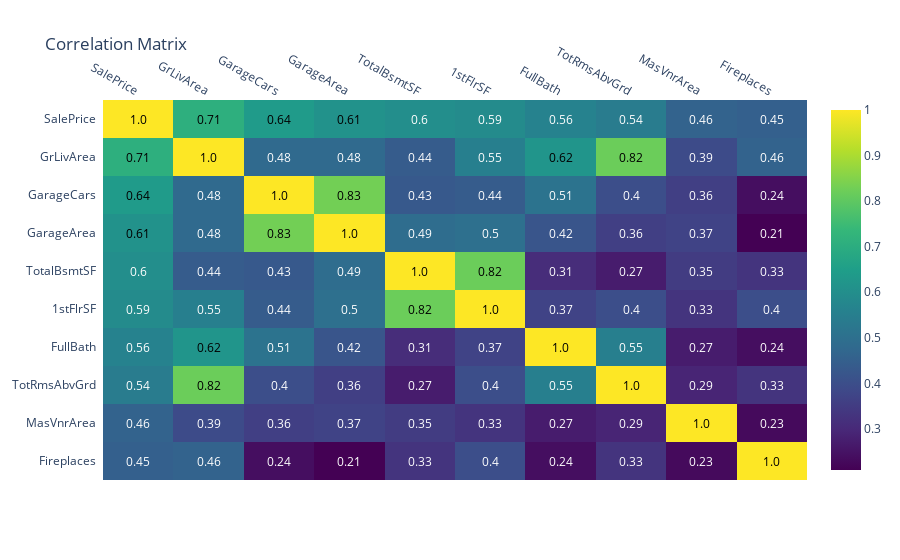

Source (notebook cell):
### Code cell
fig = ff.create_annotated_heatmap(
    z = list(reversed(np.round(cm, 2))),
    x = cols.values.tolist(),
    y = list(reversed(cols.values.tolist())),

    colorscale = 'Viridis',
    showscale = True,
    hoverinfo = 'skip'
)

fig.update_layout(
    title_text = "Correlation Matrix",
)

fig.update_xaxes(automargin=True)

iplot(fig)

### Figure 1 — Plotly figure (JSON) as saved in the notebook; plotly's stock layout.template omitted (floating-point values rounded to 4 significant figures)
{"data": [{"colorscale": [[0, "#440154"], [0.1111, "#482878"], [0.2222, "#3e4989"], [0.3333, "#31688e"], [0.4444, "#26828e"], [0.5556, "#1f9e89"], [0.6667, "#35b779"], [0.7778, "#6ece58"], [0.8889, "#b5de2b"], [1, "#fde725"]], "hoverinfo": "skip", "reversescale": false, "showscale": true, "type": "heatmap", "x": ["SalePrice", "GrLivArea", "GarageCars", "GarageArea", "TotalBsmtSF", "1stFlrSF", "FullBath", "TotRmsAbvGrd", "MasVnrArea", "Fireplaces"], "y": ["Fireplaces", "MasVnrArea", "TotRmsAbvGrd", "FullBath", "1stFlrSF", "TotalBsmtSF", "GarageArea", "GarageCars", "GrLivArea", "SalePrice"], "z": [[0.45, 0.46, 0.24, 0.21, 0.33, 0.4, 0.24, 0.33, 0.23, 1], [0.46, 0.39, 0.36, 0.37, 0.35, 0.33, 0.27, 0.29, 1, 0.23], [0.54, 0.82, 0.4, 0.36, 0.27, 0.4, 0.55, 1, 0.29, 0.33], [0.56, 0.62, 0.51, 0.42, 0.31, 0.37, 1, 0.55, 0.27, 0.24], [0.59, 0.55, 0.44, 0.5, 0.82, 1, 0.37, 0.4, 0.33, 0.4], [0.6, 0.44, 0.43, 0.49, 1, 0.82, 0.31, 0.27, 0.35, 0.33], [0.61, 0.48, 0.83, 1, 0.49, 0.5, 0.42, 0.36, 0.37, 0.21], [0.64, 0.48, 1, 0.83, 0.43, 0.44, 0.51, 0.4, 0.36, 0.24], [0.71, 1, 0.48, 0.48, 0.44, 0.55, 0.62, 0.82, 0.39, 0.46], [1, 0.71, 0.64, 0.61, 0.6, 0.59, 0.56, 0.54, 0.46, 0.45]]}], "layout": {"annotations": [{"font": {"color": "#FFFFFF"}, "showarrow": false, "text": "0.45", "x": "SalePrice", "xref": "x", "y": "Fireplaces", "yref": "y"}, {"font": {"color": "#FFFFFF"}, "showarrow": false, "text": "0.46", "x": "GrLivArea", "xref": "x", "y": "Fireplaces", "yref": "y"}, {"font": {"color": "#FFFFFF"}, "showarrow": false, "text": "0.24", "x": "GarageCars", "xref": "x", "y": "Fireplaces", "yref": "y"}, {"font": {"color": "#FFFFFF"}, "showarrow": false, "text": "0.21", "x": "GarageArea", "xref": "x", "y": "Fireplaces", "yref": "y"}, {"font": {"color": "#FFFFFF"}, "showarrow": false, "text": "0.33", "x": "TotalBsmtSF", "xref": "x", "y": "Fireplaces", "yref": "y"}, {"font": {"color": "#FFFFFF"}, "showarrow": false, "text": "0.4", "x": "1stFlrSF", "xref": "x", "y": "Fireplaces", "yref": "y"}, {"font": {"color": "#FFFFFF"}, "showarrow": false, "text": "0.24", "x": "FullBath", "xref": "x", "y": "Fireplaces", "yref": "y"}, {"font": {"color": "#FFFFFF"}, "showarrow": false, "text": "0.33", "x": "TotRmsAbvGrd", "xref": "x", "y": "Fireplaces", "yref": "y"}, {"font": {"color": "#FFFFFF"}, "showarrow": false, "text": "0.23", "x": "MasVnrArea", "xref": "x", "y": "Fireplaces", "yref": "y"}, {"font": {"color": "#000000"}, "showarrow": false, "text": "1.0", "x": "Fireplaces", "xref": "x", "y": "Fireplaces", "yref": "y"}, {"font": {"color": "#FFFFFF"}, "showarrow": false, "text": "0.46", "x": "SalePrice", "xref": "x", "y": "MasVnrArea", "yref": "y"}, {"font": {"color": "#FFFFFF"}, "showarrow": false, "text": "0.39", "x": "GrLivArea", "xref": "x", "y": "MasVnrArea", "yref": "y"}, {"font": {"color": "#FFFFFF"}, "showarrow": false, "text": "0.36", "x": "GarageCars", "xref": "x", "y": "MasVnrArea", "yref": "y"}, {"font": {"color": "#FFFFFF"}, "showarrow": false, "text": "0.37", "x": "GarageArea", "xref": "x", "y": "MasVnrArea", "yref": "y"}, {"font": {"color": "#FFFFFF"}, "showarrow": false, "text": "0.35", "x": "TotalBsmtSF", "xref": "x", "y": "MasVnrArea", "yref": "y"}, {"font": {"color": "#FFFFFF"}, "showarrow": false, "text": "0.33", "x": "1stFlrSF", "xref": "x", "y": "MasVnrArea", "yref": "y"}, {"font": {"color": "#FFFFFF"}, "showarrow": false, "text": "0.27", "x": "FullBath", "xref": "x", "y": "MasVnrArea", "yref": "y"}, {"font": {"color": "#FFFFFF"}, "showarrow": false, "text": "0.29", "x": "TotRmsAbvGrd", "xref": "x", "y": "MasVnrArea", "yref": "y"}, {"font": {"color": "#000000"}, "showarrow": false, "text": "1.0", "x": "MasVnrArea", "xref": "x", "y": "MasVnrArea", "yref": "y"}, {"font": {"color": "#FFFFFF"}, "showarrow": false, "text": "0.23", "x": "Fireplaces", "xref": "x", "y": "MasVnrArea", "yref": "y"}, {"font": {"color": "#FFFFFF"}, "showarrow": false, "text": "0.54", "x": "SalePrice", "xref": "x", "y": "TotRmsAbvGrd", "yref": "y"}, {"font": {"color": "#000000"}, "showarrow": false, "text": "0.82", "x": "GrLivArea", "xref": "x", "y": "TotRmsAbvGrd", "yref": "y"}, {"font": {"color": "#FFFFFF"}, "showarrow": false, "text": "0.4", "x": "GarageCars", "xref": "x", "y": "TotRmsAbvGrd", "yref": "y"}, {"font": {"color": "#FFFFFF"}, "showarrow": false, "text": "0.36", "x": "GarageArea", "xref": "x", "y": "TotRmsAbvGrd", "yref": "y"}, {"font": {"color": "#FFFFFF"}, "showarrow": false, "text": "0.27", "x": "TotalBsmtSF", "xref": "x", "y": "TotRmsAbvGrd", "yref": "y"}, {"font": {"color": "#FFFFFF"}, "showarrow": false, "text": "0.4", "x": "1stFlrSF", "xref": "x", "y": "TotRmsAbvGrd", "yref": "y"}, {"font": {"color": "#FFFFFF"}, "showarrow": false, "text": "0.55", "x": "FullBath", "xref": "x", "y": "TotRmsAbvGrd", "yref": "y"}, {"font": {"color": "#000000"}, "showarrow": false, "text": "1.0", "x": "TotRmsAbvGrd", "xref": "x", "y": "TotRmsAbvGrd", "yref": "y"}, {"font": {"color": "#FFFFFF"}, "showarrow": false, "text": "0.29", "x": "MasVnrArea", "xref": "x", "y": "TotRmsAbvGrd", "yref": "y"}, {"font": {"color": "#FFFFFF"}, "showarrow": false, "text": "0.33", "x": "Fireplaces", "xref": "x", "y": "TotRmsAbvGrd", "yref": "y"}, {"font": {"color": "#FFFFFF"}, "showarrow": false, "text": "0.56", "x": "SalePrice", "xref": "x", "y": "FullBath", "yref": "y"}, {"font": {"color": "#000000"}, "showarrow": false, "text": "0.62", "x": "GrLivArea", "xref": "x", "y": "FullBath", "yref": "y"}, {"font": {"color": "#FFFFFF"}, "showarrow": false, "text": "0.51", "x": "GarageCars", "xref": "x", "y": "FullBath", "yref": "y"}, {"font": {"color": "#FFFFFF"}, "showarrow": false, "text": "0.42", "x": "GarageArea", "xref": "x", "y": "FullBath", "yref": "y"}, {"font": {"color": "#FFFFFF"}, "showarrow": false, "text": "0.31", "x": "TotalBsmtSF", "xref": "x", "y": "FullBath", "yref": "y"}, {"font": {"color": "#FFFFFF"}, "showarrow": false, "text": "0.37", "x": "1stFlrSF", "xref": "x", "y": "FullBath", "yref": "y"}, {"font": {"color": "#000000"}, "showarrow": false, "text": "1.0", "x": "FullBath", "xref": "x", "y": "FullBath", "yref": "y"}, {"font": {"color": "#FFFFFF"}, "showarrow": false, "text": "0.55", "x": "TotRmsAbvGrd", "xref": "x", "y": "FullBath", "yref": "y"}, {"font": {"color": "#FFFFFF"}, "showarrow": false, "text": "0.27", "x": "MasVnrArea", "xref": "x", "y": "FullBath", "yref": "y"}, {"font": {"color": "#FFFFFF"}, "showarrow": false, "text": "0.24", "x": "Fireplaces", "xref": "x", "y": "FullBath", "yref": "y"}, {"font": {"color": "#FFFFFF"}, "showarrow": false, "text": "0.59", "x": "SalePrice", "xref": "x", "y": "1stFlrSF", "yref": "y"}, {"font": {"color": "#FFFFFF"}, "showarrow": false, "text": "0.55", "x": "GrLivArea", "xref": "x", "y": "1stFlrSF", "yref": "y"}, {"font": {"color": "#FFFFFF"}, "showarrow": false, "text": "0.44", "x": "GarageCars", "xref": "x", "y": "1stFlrSF", "yref": "y"}, {"font": {"color": "#FFFFFF"}, "showarrow": false, "text": "0.5", "x": "GarageArea", "xref": "x", "y": "1stFlrSF", "yref": "y"}, {"font": {"color": "#000000"}, "showarrow": false, "text": "0.82", "x": "TotalBsmtSF", "xref": "x", "y": "1stFlrSF", "yref": "y"}, {"font": {"color": "#000000"}, "showarrow": false, "text": "1.0", "x": "1stFlrSF", "xref": "x", "y": "1stFlrSF", "yref": "y"}, {"font": {"color": "#FFFFFF"}, "showarrow": false, "text": "0.37", "x": "FullBath", "xref": "x", "y": "1stFlrSF", "yref": "y"}, {"font": {"color": "#FFFFFF"}, "showarrow": false, "text": "0.4", "x": "TotRmsAbvGrd", "xref": "x", "y": "1stFlrSF", "yref": "y"}, {"font": {"color": "#FFFFFF"}, "showarrow": false, "text": "0.33", "x": "MasVnrArea", "xref": "x", "y": "1stFlrSF", "yref": "y"}, {"font": {"color": "#FFFFFF"}, "showarrow": false, "text": "0.4", "x": "Fireplaces", "xref": "x", "y": "1stFlrSF", "yref": "y"}, {"font": {"color": "#FFFFFF"}, "showarrow": false, "text": "0.6", "x": "SalePrice", "xref": "x", "y": "TotalBsmtSF", "yref": "y"}, {"font": {"color": "#FFFFFF"}, "showarrow": false, "text": "0.44", "x": "GrLivArea", "xref": "x", "y": "TotalBsmtSF", "yref": "y"}, {"font": {"color": "#FFFFFF"}, "showarrow": false, "text": "0.43", "x": "GarageCars", "xref": "x", "y": "TotalBsmtSF", "yref": "y"}, {"font": {"color": "#FFFFFF"}, "showarrow": false, "text": "0.49", "x": "GarageArea", "xref": "x", "y": "TotalBsmtSF", "yref": "y"}, {"font": {"color": "#000000"}, "showarrow": false, "text": "1.0", "x": "TotalBsmtSF", "xref": "x", "y": "TotalBsmtSF", "yref": "y"}, {"font": {"color": "#000000"}, "showarrow": false, "text": "0.82", "x": "1stFlrSF", "xref": "x", "y": "TotalBsmtSF", "yref": "y"}, {"font": {"color": "#FFFFFF"}, "showarrow": false, "text": "0.31", "x": "FullBath", "xref": "x", "y": "TotalBsmtSF", "yref": "y"}, {"font": {"color": "#FFFFFF"}, "showarrow": false, "text": "0.27", "x": "TotRmsAbvGrd", "xref": "x", "y": "TotalBsmtSF", "yref": "y"}, {"font": {"color": "#FFFFFF"}, "showarrow": false, "text": "0.35", "x": "MasVnrArea", "xref": "x", "y": "TotalBsmtSF", "yref": "y"}, {"font": {"color": "#FFFFFF"}, "showarrow": false, "text": "0.33", "x": "Fireplaces", "xref": "x", "y": "TotalBsmtSF", "yref": "y"}, {"font": {"color": "#000000"}, "showarrow": false, "text": "0.61", "x": "SalePrice", "xref": "x", "y": "GarageArea", "yref": "y"}, {"font": {"color": "#FFFFFF"}, "showarrow": false, "text": "0.48", "x": "GrLivArea", "xref": "x", "y": "GarageArea", "yref": "y"}, {"font": {"color": "#000000"}, "showarrow": false, "text": "0.83", "x": "GarageCars", "xref": "x", "y": "GarageArea", "yref": "y"}, {"font": {"color": "#000000"}, "showarrow": false, "text": "1.0", "x": "GarageArea", "xref": "x", "y": "GarageArea", "yref": "y"}, {"font": {"color": "#FFFFFF"}, "showarrow": false, "text": "0.49", "x": "TotalBsmtSF", "xref": "x", "y": "GarageArea", "yref": "y"}, {"font": {"color": "#FFFFFF"}, "showarrow": false, "text": "0.5", "x": "1stFlrSF", "xref": "x", "y": "GarageArea", "yref": "y"}, {"font": {"color": "#FFFFFF"}, "showarrow": false, "text": "0.42", "x": "FullBath", "xref": "x", "y": "GarageArea", "yref": "y"}, {"font": {"color": "#FFFFFF"}, "showarrow": false, "text": "0.36", "x": "TotRmsAbvGrd", "xref": "x", "y": "GarageArea", "yref": "y"}, {"font": {"color": "#FFFFFF"}, "showarrow": false, "text": "0.37", "x": "MasVnrArea", "xref": "x", "y": "GarageArea", "yref": "y"}, {"font": {"color": "#FFFFFF"}, "showarrow": false, "text": "0.21", "x": "Fireplaces", "xref": "x", "y": "GarageArea", "yref": "y"}, {"font": {"color": "#000000"}, "showarrow": false, "text": "0.64", "x": "SalePrice", "xref": "x", "y": "GarageCars", "yref": "y"}, {"font": {"color": "#FFFFFF"}, "showarrow": false, "text": "0.48", "x": "GrLivArea", "xref": "x", "y": "GarageCars", "yref": "y"}, {"font": {"color": "#000000"}, "showarrow": false, "text": "1.0", "x": "GarageCars", "xref": "x", "y": "GarageCars", "yref": "y"}, {"font": {"color": "#000000"}, "showarrow": false, "text": "0.83", "x": "GarageArea", "xref": "x", "y": "GarageCars", "yref": "y"}, {"font": {"color": "#FFFFFF"}, "showarrow": false, "text": "0.43", "x": "TotalBsmtSF", "xref": "x", "y": "GarageCars", "yref": "y"}, {"font": {"color": "#FFFFFF"}, "showarrow": false, "text": "0.44", "x": "1stFlrSF", "xref": "x", "y": "GarageCars", "yref": "y"}, {"font": {"color": "#FFFFFF"}, "showarrow": false, "text": "0.51", "x": "FullBath", "xref": "x", "y": "GarageCars", "yref": "y"}, {"font": {"color": "#FFFFFF"}, "showarrow": false, "text": "0.4", "x": "TotRmsAbvGrd", "xref": "x", "y": "GarageCars", "yref": "y"}, {"font": {"color": "#FFFFFF"}, "showarrow": false, "text": "0.36", "x": "MasVnrArea", "xref": "x", "y": "GarageCars", "yref": "y"}, {"font": {"color": "#FFFFFF"}, "showarrow": false, "text": "0.24", "x": "Fireplaces", "xref": "x", "y": "GarageCars", "yref": "y"}, {"font": {"color": "#000000"}, "showarrow": false, "text": "0.71", "x": "SalePrice", "xref": "x", "y": "GrLivArea", "yref": "y"}, {"font": {"color": "#000000"}, "showarrow": false, "text": "1.0", "x": "GrLivArea", "xref": "x", "y": "GrLivArea", "yref": "y"}, {"font": {"color": "#FFFFFF"}, "showarrow": false, "text": "0.48", "x": "GarageCars", "xref": "x", "y": "GrLivArea", "yref": "y"}, {"font": {"color": "#FFFFFF"}, "showarrow": false, "text": "0.48", "x": "GarageArea", "xref": "x", "y": "GrLivArea", "yref": "y"}, {"font": {"color": "#FFFFFF"}, "showarrow": false, "text": "0.44", "x": "TotalBsmtSF", "xref": "x", "y": "GrLivArea", "yref": "y"}, {"font": {"color": "#FFFFFF"}, "showarrow": false, "text": "0.55", "x": "1stFlrSF", "xref": "x", "y": "GrLivArea", "yref": "y"}, {"font": {"color": "#000000"}, "showarrow": false, "text": "0.62", "x": "FullBath", "xref": "x", "y": "GrLivArea", "yref": "y"}, {"font": {"color": "#000000"}, "showarrow": false, "text": "0.82", "x": "TotRmsAbvGrd", "xref": "x", "y": "GrLivArea", "yref": "y"}, {"font": {"color": "#FFFFFF"}, "showarrow": false, "text": "0.39", "x": "MasVnrArea", "xref": "x", "y": "GrLivArea", "yref": "y"}, {"font": {"color": "#FFFFFF"}, "showarrow": false, "text": "0.46", "x": "Fireplaces", "xref": "x", "y": "GrLivArea", "yref": "y"}, {"font": {"color": "#000000"}, "showarrow": false, "text": "1.0", "x": "SalePrice", "xref": "x", "y": "SalePrice", "yref": "y"}, {"font": {"color": "#000000"}, "showarrow": false, "text": "0.71", "x": "GrLivArea", "xref": "x", "y": "SalePrice", "yref": "y"}, {"font": {"color": "#000000"}, "showarrow": false, "text": "0.64", "x": "GarageCars", "xref": "x", "y": "SalePrice", "yref": "y"}, {"font": {"color": "#000000"}, "showarrow": false, "text": "0.61", "x": "GarageArea", "xref": "x", "y": "SalePrice", "yref": "y"}, {"font": {"color": "#FFFFFF"}, "showarrow": false, "text": "0.6", "x": "TotalBsmtSF", "xref": "x", "y": "SalePrice", "yref": "y"}, {"font": {"color": "#FFFFFF"}, "showarrow": false, "text": "0.59", "x": "1stFlrSF", "xref": "x", "y": "SalePrice", "yref": "y"}, {"font": {"color": "#FFFFFF"}, "showarrow": false, "text": "0.56", "x": "FullBath", "xref": "x", "y": "SalePrice", "yref": "y"}, {"font": {"color": "#FFFFFF"}, "showarrow": false, "text": "0.54", "x": "TotRmsAbvGrd", "xref": "x", "y": "SalePrice", "yref": "y"}, {"font": {"color": "#FFFFFF"}, "showarrow": false, "text": "0.46", "x": "MasVnrArea", "xref": "x", "y": "SalePrice", "yref": "y"}, {"font": {"color": "#FFFFFF"}, "showarrow": false, "text": "0.45", "x": "Fireplaces", "xref": "x", "y": "SalePrice", "yref": "y"}], "title": {"text": "Correlation Matrix"}, "xaxis": {"automargin": true, "dtick": 1, "gridcolor": "rgb(0, 0, 0)", "side": "top", "ticks": ""}, "yaxis": {"dtick": 1, "ticks": "", "ticksuffix": "  "}}}
